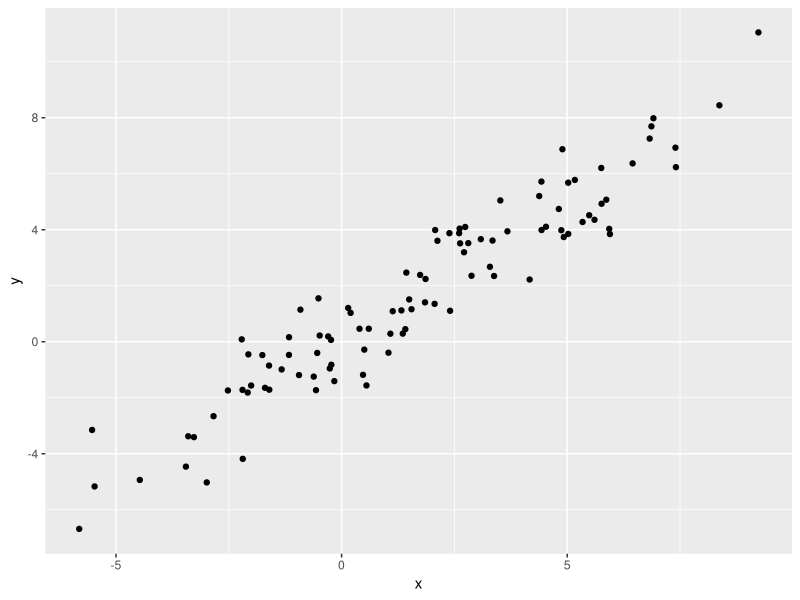

Recreate this plot in R.
## ---- chunk 1
library(tidyverse)
plot_df =
  tibble(
    x= rnorm(100,2,3),
    y= x + rnorm(100)
  )
plot_df |> 
  ggplot(aes(x=x, y=y)) +
  geom_point ()
